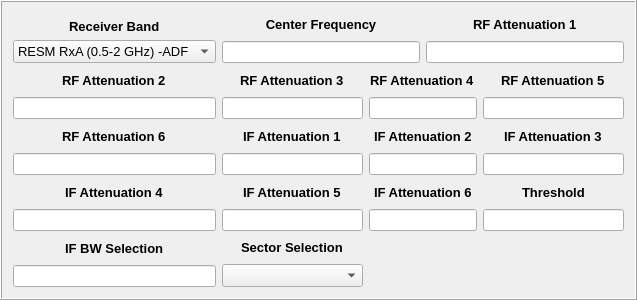
  <widget class="QFrame" name="frame_external">
   <property name="geometry">
    <rect>
     <x>10</x>
     <y>350</y>
     <width>637</width>
     <height>300</height>
    </rect>
   </property>
   <property name="frameShape">
    <enum>QFrame::Box</enum>
   </property>
   <property name="frameShadow">
    <enum>QFrame::Raised</enum>
   </property>
   <layout class="QGridLayout" name="gridLayout_57">
    <item row="0" column="0">
     <layout class="QGridLayout" name="gridLayout_40">
      <item row="0" column="0" alignment="Qt::AlignHCenter|Qt::AlignBottom">
       <widget class="QLabel" name="label_40">
        <property name="font">
         <font>
          <family>Arial</family>
          <pointsize>10</pointsize>
          <weight>75</weight>
          <bold>true</bold>
         </font>
        </property>
        <property name="text">
         <string>Receiver Band</string>
        </property>
       </widget>
      </item>
      <item row="1" column="0" alignment="Qt::AlignTop">
       <widget class="QComboBox" name="CB_direct_RB_2">
        <property name="font">
         <font>
          <family>Arial</family>
          <pointsize>10</pointsize>
         </font>
        </property>
        <item>
         <property name="text">
          <string>RESM RxA (0.5-2 GHz) -ADF</string>
         </property>
        </item>
        <item>
         <property name="text">
          <string>RESM RxB (2-18 GHz) -BLI</string>
         </property>
        </item>
        <item>
         <property name="text">
          <string>RESM RxF (18-40 GHz) -ADF</string>
         </property>
        </item>
       </widget>
      </item>
     </layout>
    </item>
    <item row="0" column="1" colspan="2">
     <layout class="QGridLayout" name="gridLayout_41">
      <item row="0" column="0">
       <widget class="QLabel" name="label_41">
        <property name="font">
         <font>
          <family>Arial</family>
          <pointsize>10</pointsize>
          <weight>75</weight>
          <bold>true</bold>
         </font>
        </property>
        <property name="text">
         <string>Center Frequency</string>
        </property>
        <property name="alignment">
         <set>Qt::AlignCenter</set>
        </property>
       </widget>
      </item>
      <item row="1" column="0">
       <widget class="QLineEdit" name="lineEdit_18"/>
      </item>
     </layout>
    </item>
    <item row="0" column="3" colspan="2">
     <layout class="QGridLayout" name="gridLayout_42">
      <item row="0" column="0" alignment="Qt::AlignHCenter">
       <widget class="QLabel" name="label_42">
        <property name="font">
         <font>
          <family>Arial</family>
          <pointsize>10</pointsize>
          <weight>75</weight>
          <bold>true</bold>
         </font>
        </property>
        <property name="text">
         <string>RF Attenuation 1</string>
        </property>
       </widget>
      </item>
      <item row="1" column="0">
       <widget class="QLineEdit" name="lineEdit_35">
        <property name="text">
         <string/>
        </property>
       </widget>
      </item>
     </layout>
    </item>
    <item row="1" column="0">
     <layout class="QGridLayout" name="gridLayout_43">
      <item row="0" column="0" alignment="Qt::AlignHCenter">
       <widget class="QLabel" name="label_43">
        <property name="font">
         <font>
          <family>Arial</family>
          <pointsize>10</pointsize>
          <weight>75</weight>
          <bold>true</bold>
         </font>
        </property>
        <property name="text">
         <string>RF Attenuation 2</string>
        </property>
       </widget>
      </item>
      <item row="1" column="0">
       <widget class="QLineEdit" name="lineEdit_36">
        <property name="text">
         <string/>
        </property>
       </widget>
      </item>
     </layout>
    </item>
    <item row="1" column="1">
     <layout class="QGridLayout" name="gridLayout_44">
      <item row="0" column="0" alignment="Qt::AlignHCenter">
       <widget class="QLabel" name="label_44">
        <property name="font">
         <font>
          <family>Arial</family>
          <pointsize>10</pointsize>
          <weight>75</weight>
          <bold>true</bold>
         </font>
        </property>
        <property name="text">
         <string>RF Attenuation 3</string>
        </property>
       </widget>
      </item>
      <item row="1" column="0">
       <widget class="QLineEdit" name="lineEdit_37">
        <property name="text">
         <string/>
        </property>
       </widget>
      </item>
     </layout>
    </item>
    <item row="1" column="2" colspan="2">
     <layout class="QGridLayout" name="gridLayout_45">
      <item row="0" column="0" alignment="Qt::AlignHCenter">
       <widget class="QLabel" name="label_45">
        <property name="font">
         <font>
          <family>Arial</family>
          <pointsize>10</pointsize>
          <weight>75</weight>
          <bold>true</bold>
         </font>
        </property>
        <property name="text">
         <string>RF Attenuation 4</string>
        </property>
       </widget>
      </item>
      <item row="1" column="0">
       <widget class="QLineEdit" name="lineEdit_38">
        <property name="text">
         <string/>
        </property>
       </widget>
      </item>
     </layout>
    </item>
    <item row="1" column="4">
     <layout class="QGridLayout" name="gridLayout_46">
      <item row="0" column="0" alignment="Qt::AlignHCenter">
       <widget class="QLabel" name="label_46">
        <property name="font">
         <font>
          <family>Arial</family>
          <pointsize>10</pointsize>
          <weight>75</weight>
          <bold>true</bold>
         </font>
        </property>
        <property name="text">
         <string>RF Attenuation 5</string>
        </property>
       </widget>
      </item>
      <item row="1" column="0">
       <widget class="QLineEdit" name="lineEdit_39">
        <property name="text">
         <string/>
        </property>
       </widget>
      </item>
     </layout>
    </item>
    <item row="2" column="0">
     <layout class="QGridLayout" name="gridLayout_47">
      <item row="0" column="0" alignment="Qt::AlignHCenter">
       <widget class="QLabel" name="label_47">
        <property name="font">
         <font>
          <family>Arial</family>
          <pointsize>10</pointsize>
          <weight>75</weight>
          <bold>true</bold>
         </font>
        </property>
        <property name="text">
         <string>RF Attenuation 6</string>
        </property>
       </widget>
      </item>
      <item row="1" column="0">
       <widget class="QLineEdit" name="lineEdit_40">
        <property name="text">
         <string/>
        </property>
       </widget>
      </item>
     </layout>
    </item>
    <item row="2" column="1">
     <layout class="QGridLayout" name="gridLayout_48">
      <item row="1" column="0">
       <widget class="QLineEdit" name="lineEdit_41">
        <property name="text">
         <string/>
        </property>
       </widget>
      </item>
      <item row="0" column="0" alignment="Qt::AlignHCenter">
       <widget class="QLabel" name="label_48">
        <property name="font">
         <font>
          <family>Arial</family>
          <pointsize>10</pointsize>
          <weight>75</weight>
          <bold>true</bold>
         </font>
        </property>
        <property name="text">
         <string>IF Attenuation 1</string>
        </property>
       </widget>
      </item>
     </layout>
    </item>
    <item row="2" column="2" colspan="2">
     <layout class="QGridLayout" name="gridLayout_49">
      <item row="0" column="0" alignment="Qt::AlignHCenter">
       <widget class="QLabel" name="label_49">
        <property name="font">
         <font>
          <family>Arial</family>
          <pointsize>10</pointsize>
          <weight>75</weight>
          <bold>true</bold>
         </font>
        </property>
        <property name="text">
         <string>IF Attenuation 2</string>
        </property>
       </widget>
      </item>
      <item row="1" column="0">
       <widget class="QLineEdit" name="lineEdit_42">
        <property name="text">
         <string/>
        </property>
       </widget>
      </item>
     </layout>
    </item>
    <item row="2" column="4">
     <layout class="QGridLayout" name="gridLayout_50">
      <item row="0" column="0" alignment="Qt::AlignHCenter">
       <widget class="QLabel" name="label_50">
        <property name="font">
         <font>
          <family>Arial</family>
          <pointsize>10</pointsize>
          <weight>75</weight>
          <bold>true</bold>
         </font>
        </property>
        <property name="text">
         <string>IF Attenuation 3</string>
        </property>
       </widget>
      </item>
      <item row="1" column="0">
       <widget class="QLineEdit" name="lineEdit_43">
        <property name="text">
         <string/>
        </property>
       </widget>
      </item>
     </layout>
    </item>
    <item row="3" column="0">
     <layout class="QGridLayout" name="gridLayout_51">
      <item row="0" column="0" alignment="Qt::AlignHCenter">
       <widget class="QLabel" name="label_51">
        <property name="font">
         <font>
          <family>Arial</family>
          <pointsize>10</pointsize>
          <weight>75</weight>
          <bold>true</bold>
         </font>
        </property>
        <property name="text">
         <string>IF Attenuation 4</string>
        </property>
       </widget>
      </item>
      <item row="1" column="0">
       <widget class="QLineEdit" name="lineEdit_44">
        <property name="text">
         <string/>
        </property>
       </widget>
      </item>
     </layout>
    </item>
    <item row="3" column="1">
     <layout class="QGridLayout" name="gridLayout_52">
      <item row="0" column="0" alignment="Qt::AlignHCenter">
       <widget class="QLabel" name="label_52">
        <property name="font">
         <font>
          <family>Arial</family>
          <pointsize>10</pointsize>
          <weight>75</weight>
          <bold>true</bold>
         </font>
        </property>
        <property name="text">
         <string>IF Attenuation 5</string>
        </property>
       </widget>
      </item>
      <item row="1" column="0">
       <widget class="QLineEdit" name="lineEdit_45">
        <property name="text">
         <string/>
        </property>
       </widget>
      </item>
     </layout>
    </item>
    <item row="3" column="2" colspan="2">
     <layout class="QGridLayout" name="gridLayout_59">
      <item row="0" column="0" alignment="Qt::AlignHCenter">
       <widget class="QLabel" name="label_53">
        <property name="font">
         <font>
          <family>Arial</family>
          <pointsize>10</pointsize>
          <weight>75</weight>
          <bold>true</bold>
         </font>
        </property>
        <property name="text">
         <string>IF Attenuation 6</string>
        </property>
       </widget>
      </item>
      <item row="1" column="0">
       <widget class="QLineEdit" name="lineEdit_46">
        <property name="text">
         <string/>
        </property>
       </widget>
      </item>
     </layout>
    </item>
    <item row="3" column="4">
     <layout class="QGridLayout" name="gridLayout_60">
      <item row="0" column="0" alignment="Qt::AlignHCenter">
       <widget class="QLabel" name="label_54">
        <property name="font">
         <font>
          <family>Arial</family>
          <pointsize>10</pointsize>
          <weight>75</weight>
          <bold>true</bold>
         </font>
        </property>
        <property name="text">
         <string>Threshold</string>
        </property>
       </widget>
      </item>
      <item row="1" column="0">
       <widget class="QLineEdit" name="lineEdit_47">
        <property name="text">
         <string/>
        </property>
       </widget>
      </item>
     </layout>
    </item>
    <item row="4" column="0">
     <layout class="QGridLayout" name="gridLayout_61">
      <item row="0" column="0" alignment="Qt::AlignHCenter">
       <widget class="QLabel" name="label_55">
        <property name="font">
         <font>
          <family>Arial</family>
          <pointsize>10</pointsize>
          <weight>75</weight>
          <bold>true</bold>
         </font>
        </property>
        <property name="text">
         <string>IF BW Selection</string>
        </property>
       </widget>
      </item>
      <item row="1" column="0">
       <widget class="QLineEdit" name="lineEdit_48">
        <property name="text">
         <string/>
        </property>
       </widget>
      </item>
     </layout>
    </item>
    <item row="4" column="1">
     <layout class="QGridLayout" name="gridLayout_62">
      <item row="0" column="0" alignment="Qt::AlignHCenter">
       <widget class="QLabel" name="label_56">
        <property name="font">
         <font>
          <family>Arial</family>
          <pointsize>10</pointsize>
          <weight>75</weight>
          <bold>true</bold>
         </font>
        </property>
        <property name="text">
         <string>Sector Selection</string>
        </property>
       </widget>
      </item>
      <item row="1" column="0">
       <layout class="QGridLayout" name="gridLayout_63">
        <item row="0" column="0">
         <widget class="QComboBox" name="CB_Direct_2">
          <property name="font">
           <font>
            <family>Arial</family>
            <pointsize>10</pointsize>
           </font>
          </property>
         </widget>
        </item>
       </layout>
      </item>
     </layout>
    </item>
   </layout>
  </widget>
